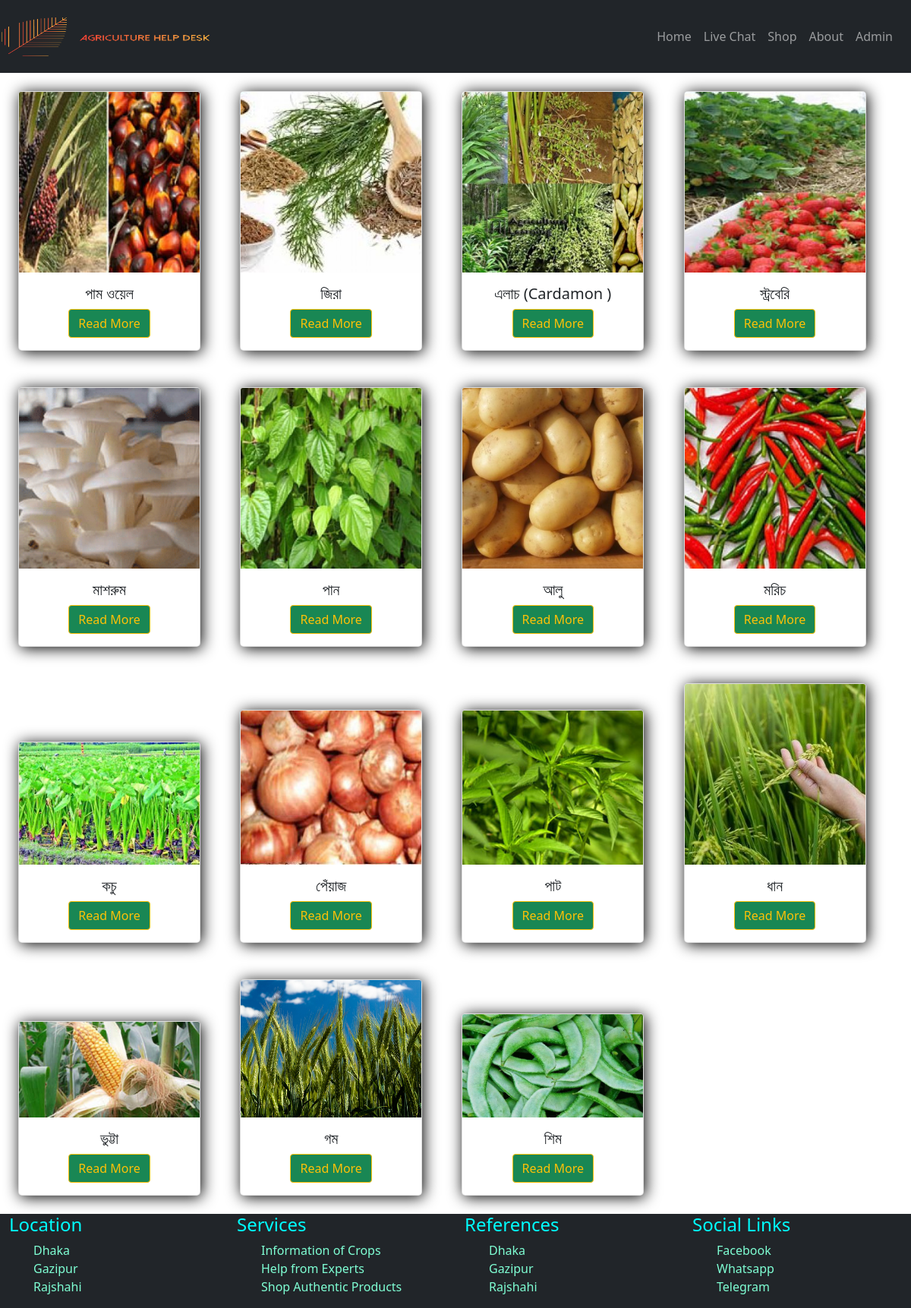
The app's page /home.php with its own data.
### tables this page shows
CREATE TABLE `home` (
  `id` int(11) NOT NULL,
  `image` varchar(255) NOT NULL,
  `name` varchar(255) NOT NULL,
  `details` text NOT NULL
);

### home.php (the view, shortened to what this page needs)
<?php
include("./functions/header.php");
require("./functions/conn.php");
$sql_query = "SELECT * FROM home";
$result = $conn->query($sql_query);
?>
<link rel="stylesheet" href="./CSS/card.css">
<?php
if ($result->num_rows > 0) {
    while ($row = $result->fetch_assoc()) {
?>
        <div class="card">
            <img src="<?php echo $row["image"] ?>" class="card-img-top" alt="./image/profile.png.">
            <div class="card-body">
                <h5 class="p-0 card-title text-center"><?php echo $row["name"] ?></h5>
                <div class="p-0 text-center">
                    <a href="home_det.php?id=<?php echo $row["id"] ?>"><button class="btn btn-success btn-outline-warning">Read More</button></a>
                </div>
            </div>
        </div>
<?php
    }
}
?>
<?php
include("./functions/footer.php");
?>

### functions/header.php (shortened to what this page needs)
<!DOCTYPE html>
<html lang="en">
<head>
    <link href="https://cdn.jsdelivr.net/npm/bootstrap@5.1.3/dist/css/bootstrap.min.css" rel="stylesheet">
</head>
<body>
    <nav class="navbar navbar-expand-lg navbar-dark bg-dark">
        <a href="../project/home.php"><img class="logo" src="image/logo.png" alt="logo" height="80" width="280"></a>
        <div class="collapse navbar-collapse d-flex flex-row-reverse mx-3" id="navbarSupportedContent">
            <ul class="navbar-nav mr-auto">
                <li class="nav-item active">
                    <a class="nav-link" href="./home.php">Home</a>
                </li>
                <li class="nav-item">
                    <a class="nav-link" href="./chat/chat_login.php">Live Chat</a>
                </li>
                <li class="nav-item">
                    <a class="nav-link" href="./shop/shop.php">Shop</a>
                </li>
                <li class="nav-item">
                    <a class="nav-link" href="./about.php">About</a>
                </li>
                <li class="nav-item">
                    <a class="nav-link" href="./admin_area/admin.php">Admin</a>
                </li>
            </ul>
        </div>
    </nav>

### functions/footer.php (shortened to what this page needs)
<div class="container-fluid ">
    <div class="row navbar-dark bg-dark">
        <div class="col-md-3 ">
            <h4>Location</h4>
            <ul>
                <li>Dhaka</li>
                <li>Gazipur</li>
                <li>Rajshahi</li>
            </ul>
        </div>
        <div class="col-md-3">
            <h4>Services</h4>
            <ul>
                <li>Information of Crops</li>
                <li>Help from Experts</li>
                <li>Shop Authentic Products</li>
            </ul>
        </div>
        <div class="col-md-3">
            <h4>References</h4>
            <ul>
                <li>Dhaka</li>
                <li>Gazipur</li>
                <li>Rajshahi</li>
            </ul>
        </div>
        <div class="col-md-3 ">
            <h4>Social Links</h4>
            <ul>
                <li>Facebook</li>
                <li>Whatsapp</li>
                <li>Telegram</li>
            </ul>
        </div>
    </div>
</div>
</body>
</html>

### CSS/card.css (style rules this page uses)
h4 { color: aqua; }
li { color: aquamarine; display: block; }
.card { width: 20%; height: fit-content; display: inline-block; box-shadow: 2px 2px 20px black; border-radius: 5px; margin: 2%; }
a { color: rgb(4, 4, 79); text-align: center; text-decoration: solid; display: inline-block; }

### functions/header.php (style rules this page uses)
h4 { color: aqua; }
li { color: aquamarine; }

### records on screen
home: image (picture), name "পাম ওয়েল"
home: image (picture), name "জিরা"
home: image (picture), name "এলাচ (Cardamon )"
home: image (picture), name "স্ট্রবেরি"
home: image (picture), name "মাশরুম"
home: image (picture), name "পান"
home: image (picture), name "আলু"
home: image (picture), name "মরিচ"
home: image (picture), name "কচু"
home: image (picture), name "পেঁয়াজ"
home: image (picture), name "পাট"
home: image (picture), name "ধান"
home: image (picture), name "ভুট্টা"
home: image (picture), name "গম"
home: image (picture), name "শিম"
